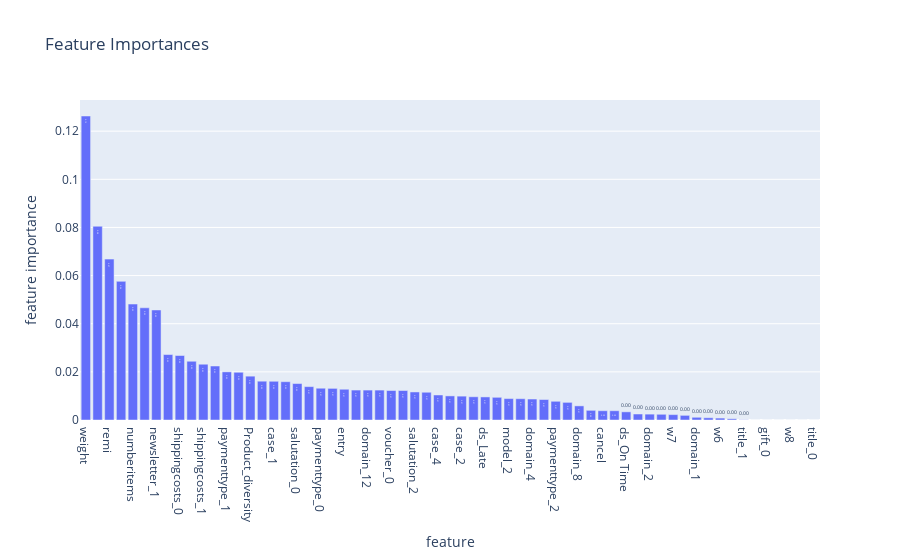

The notebook cell this image was saved under:
### Markdown cell above
### Feature importance

### Code cell
# Import necessary libraries
import joblib
import pandas as pd
import plotly.express as px

def plot_feature_importance(model, names, threshold=None):
    feature_importance_df = pd.DataFrame.from_dict({'feature_importance': model.feature_importances_,
                                                    'feature': names})\
            .set_index('feature').sort_values('feature_importance', ascending=False)

    if threshold is not None:
        feature_importance_df = feature_importance_df[feature_importance_df.feature_importance > threshold]

    fig = px.bar(
        feature_importance_df,
        text_auto='.2f',
        labels={'value': 'feature importance'},
        title='Feature Importances'
    )

    fig.update_layout(showlegend=False)
    fig.show()

model_best_random_forest = joblib.load("Output/best_model_RF.joblib")

plot_feature_importance(model_best_random_forest, X_train.columns)

### Figure 1 — Plotly figure (JSON) as saved in the notebook; plotly's stock layout.template omitted (floating-point values rounded to 4 significant figures)
{"data": [{"alignmentgroup": "True", "hovertemplate": "variable=feature_importance<br>feature=%{x}<br>feature importance=%{y}<extra></extra>", "legendgroup": "feature_importance", "marker": {"color": "#636efa", "pattern": {"shape": ""}}, "name": "feature_importance", "offsetgroup": "feature_importance", "orientation": "v", "showlegend": true, "textposition": "auto", "texttemplate": "%{y:.2f}", "type": "bar", "x": ["weight", "invoicepostcode", "remi", "newsletter_0", "numberitems", "delivery_difference", "newsletter_1", "w0", "shippingcosts_0", "deliverytype_1", "shippingcosts_1", "w1", "paymenttype_1", "deliverytype_0", "Product_diversity", "model_3", "case_1", "salutation_1", "salutation_0", "model_1", "paymenttype_0", "w5", "entry", "voucher_1", "domain_12", "case_5", "voucher_0", "case_3", "salutation_2", "w2", "case_4", "ds_Early", "case_2", "used", "ds_Late", "paymenttype_3", "model_2", "domain_9", "domain_4", "w9", "paymenttype_2", "w10", "domain_8", "domain_11", "cancel", "w3", "ds_On Time", "domain_0", "domain_2", "w4", "w7", "domain_5", "domain_1", "domain_3", "w6", "domain_6", "title_1", "domain_10", "gift_0", "gift_1", "w8", "domain_7", "title_0"], "xaxis": "x", "y": [0.1263, 0.0805, 0.06685, 0.0576, 0.04818, 0.04662, 0.04572, 0.02719, 0.02679, 0.02441, 0.02317, 0.02243, 0.02001, 0.01983, 0.01821, 0.01613, 0.01609, 0.01591, 0.01514, 0.01387, 0.01321, 0.01314, 0.01278, 0.01244, 0.01244, 0.01243, 0.01225, 0.01224, 0.01165, 0.01153, 0.01039, 0.01001, 0.009915, 0.009649, 0.009586, 0.009428, 0.008901, 0.008845, 0.008714, 0.008513, 0.007775, 0.007324, 0.005868, 0.004016, 0.003855, 0.00385, 0.003391, 0.00249, 0.002438, 0.002372, 0.00224, 0.001931, 0.001126, 0.0009265, 0.0007964, 0.0005074, 9.115e-05, 0, 0, 0, 0, 0, 0], "yaxis": "y"}], "layout": {"barmode": "relative", "legend": {"title": {"text": "variable"}, "tracegroupgap": 0}, "showlegend": false, "title": {"text": "Feature Importances"}, "xaxis": {"anchor": "y", "domain": [0, 1], "title": {"text": "feature"}}, "yaxis": {"anchor": "x", "domain": [0, 1], "title": {"text": "feature importance"}}}}
